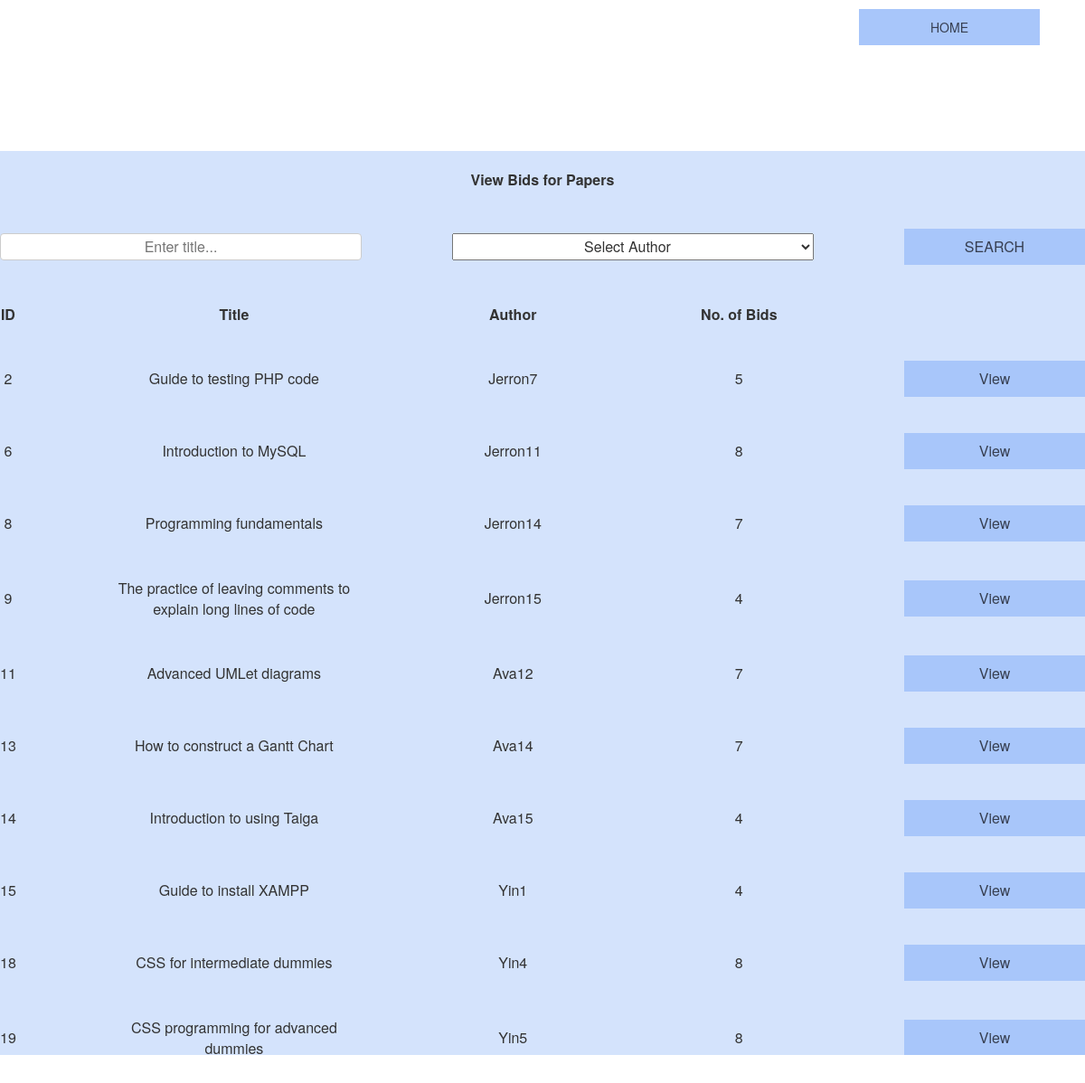
Screenshot of /CCViewPapersBoundary.php with the database file from the repository.
### tables this page shows
CREATE TABLE `paper` (
  `paper_id` int(25) NOT NULL,
  `username` varchar(25) NOT NULL,
  `title` varchar(100) NOT NULL,
  `paper_status` varchar(25) NOT NULL
);

CREATE TABLE `accounts` (
  `username` varchar(25) NOT NULL,
  `password` varchar(25) NOT NULL,
  `account_status` varchar(25) NOT NULL,
  `name` varchar(25) NOT NULL,
  `email` varchar(25) NOT NULL,
  `pname` varchar(25) NOT NULL
);

### UserClass.php (called while the page is built, shortened)
<?php
class User{
	private $conn = NULL;
	function __construct(){
		$sname = "localhost";
		$dbuser = "root";
		$dbpw = "";
		$dbname = "314";
		$this->conn = new mysqli($sname, $dbuser, $dbpw, $dbname);
	}
	public function getProfiles($pname)
	{
		$query = "SELECT name FROM accounts WHERE pname = '$pname'";
		$result = $this->conn->query($query);
		return $result;
	}
}
?>

### CCSearchPapersController.php (called while the page is built, shortened)
<?php
include("UserClass.php");
class CCSearchPapersController{
  function getAuthors(){
    $authors = new User();
    $data = $authors->getProfiles("Author");
    return $data;
  }
}
?>

### PaperClass.php (called while the page is built, shortened)
<?php
class Paper{
	private $conn = NULL;
	function __construct(){
		$sname = "localhost";
		$dbuser = "root";
		$dbpw = "";
		$dbname = "314";
		$this->conn = new mysqli($sname, $dbuser, $dbpw, $dbname);
	}
	public function getPaperBids(){
		$query= "SELECT p.paper_id, p.title, a.name, COUNT(b.paper_id) AS bids
						 FROM paper p LEFT JOIN bid b ON p.paper_id=b.paper_id
						 			JOIN accounts a ON p.username=a.username
						 WHERE p.paper_status = 'Pending'
						 AND b.bid_status = 'Pending'
						 GROUP BY p.paper_id";
		$result = $this->conn->query($query);
		return $result;
	}
}

### CCViewPapersController.php (called while the page is built)
<?php
include("PaperClass.php");
class CCViewPapersController{
    function viewPapers(){
        $paper = new Paper();
        $data = $paper->getPaperBids();
        return $data;
    }
}
?>

### CCViewPapersBoundary.php (the view, shortened to what this page needs)
<?php
include("CCViewPapersController.php");
include("CCSearchPapersController.php");
?>
<html>
<link rel="stylesheet" href="https://maxcdn.bootstrapcdn.com/bootstrap/3.4.1/css/bootstrap.min.css">
<link rel="stylesheet" href="CC.css">
<?php
  $viewPapers = new CCViewPapersController();
  $result = $viewPapers->viewPapers();
  $searchPapers = new CCSearchPapersController();
  $authors = $searchPapers->getAuthors();
?>
  <p>
		<form method="" action="CC.php">
		<button class="homepageButton">HOME</button>
		</form>
	</p>
  <div class="mid">
    <form method="post" action="">
    <table>
      <tr>
        <th class="homepage_buttons" colspan="5">View Bids for Papers</th>
      </tr>
      <tr>
        <td class="homepage_buttons" colspan="2"><input type="text" class="text_box" name="searchTitle" placeholder="Enter title..."></td>
        <td class="homepage_buttons" colspan="2">
          <select class="dropdown" name ="searchAuthor" id="searchAuthor">
            <option value ="">Select Author</option>
          </select>
        </td>
        <td class="homepage_buttons"><input type="submit" class="button" name="search" value="SEARCH"></td>
      </tr>
      <tr>
        <th class="homepage_buttons">ID</th>
        <th class="homepage_buttons">Title</th>
        <th class="homepage_buttons">Author</th>
        <th class="homepage_buttons">No. of Bids</th>
        <th class="homepage_buttons"></th>
      </tr>
      <?php
        while($data = $result->fetch_assoc()) {
      ?>
      <tr>
        <td class="homepage_buttons"><?php echo $data["paper_id"]; ?></td>
        <td class="homepage_buttons"><?php echo $data["title"]; ?></td>
        <td class="homepage_buttons"><?php echo $data["name"]; ?></td>
        <td class="homepage_buttons"><?php echo $data["bids"]; ?></td>
        <td class="homepage_buttons">
          <button type="submit" class="button" name="viewBids" value="<?php echo $data["paper_id"]?>">View</button>
        </td>
      </tr>
      <?php } ?>
    </table>
    </form>
  </div>
</html>

### CC.css (style rules this page uses)
.mid { position: absolute; top: 50%; left: 50%; transform: translate(-50%, -50%); max-height: 75%; overflow: auto; }
.homepageButton { width:200px; height:40px; border: none; background-color: rgba(168, 198, 250); color: #373F51; float: right; margin-right: 50px; }
.homepage_buttons { text-align:center; padding-bottom: 20px; padding-top: 20px; padding-right: 50px; padding-left: 50px; background-color: rgba(212, 227, 252); }
.text_box { width:400px; height:30px; padding: 12px 20px; margin: 8px 0; display: inline-block; border: 1px solid #ccc; border-radius: 4px; box-sizing: border-box; text-align: center; }
.dropdown { width:400px; height:30px; text-align: center; }
.button { width:200px; height:40px; border: none; background-color: rgba(168, 198, 250); color: #373F51; display: block; margin-left: auto; margin-right: auto; }
td { padding: 2px; }
form { margin-bottom: 0; }

### rows the page displays
paper: paper_id "2", title "Guide to testing PHP code", username.name "Jerron7", bids "5"
paper: paper_id "6", title "Introduction to MySQL", username.name "Jerron11", bids "8"
paper: paper_id "8", title "Programming fundamentals", username.name "Jerron14", bids "7"
paper: paper_id "9", title "The practice of leaving comments to explain long lines of code", username.name "Jerron15", bids "4"
paper: paper_id "11", title "Advanced UMLet diagrams", username.name "Ava12", bids "7"
paper: paper_id "13", title "How to construct a Gantt Chart", username.name "Ava14", bids "7"
paper: paper_id "14", title "Introduction to using Taiga", username.name "Ava15", bids "4"
paper: paper_id "15", title "Guide to install XAMPP", username.name "Yin1", bids "4"
paper: paper_id "18", title "CSS for intermediate dummies", username.name "Yin4", bids "8"
paper: paper_id "19", title "CSS programming for advanced dummies", username.name "Yin5", bids "8"
